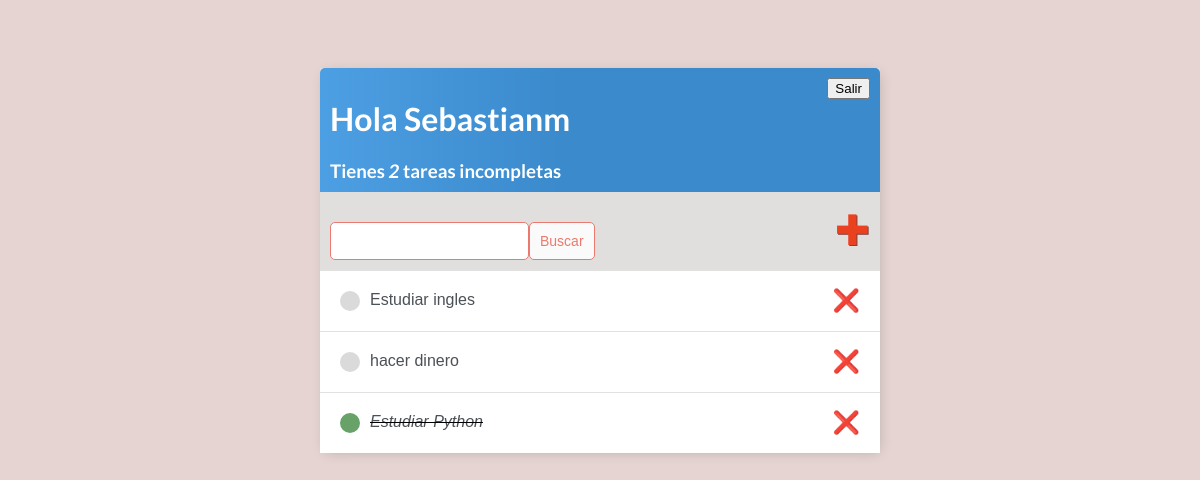
Screenshot of / (signed in) with the database file from the repository.
### base/models.py (models this page shows)
class Tarea(models.Model):
    usuario = models.ForeignKey(User,
                                on_delete= models.CASCADE,
                                null=False,
                                blank=False)
    titulo = models.CharField(max_length=200)
    descripcion = models.TextField(null=False,
                                   blank=False)
    completo = models.BooleanField(default=False)
    Fechacreado = models.DateTimeField(auto_now_add=True)
    def __str__(self):
        return self.titulo
    class Meta:
        ordering = ['completo']

### base/views.py (the view)
# urls.py: urlpatterns = [path('', ListaPendientes.as_view(), name = 'tareas'),
class ListaPendientes(LoginRequiredMixin, ListView):
    model = Tarea
    context_object_name = 'tareas'
    def get_context_data(self,**kwargs):
        context = super().get_context_data(**kwargs)
        context['tareas'] = context['tareas'].filter(usuario=self.request.user)
        context['count'] = context['tareas'].filter(completo=False).count()
        valor_buscado = self.request.GET.get('area-buscar') or ''
        if valor_buscado:
            context['tareas'] = context['tareas'].filter(titulo__icontains=valor_buscado)
        context['valor_buscado'] = valor_buscado
        return context

### base/templates/base/tarea_list.html (shortened to what this page needs)
<!DOCTYPE html>
<html lang="en">
{% extends 'base/principal.html' %}
{% block content %}
<div class="barra-superior">
    <div >
        <h1>Hola {{request.user|title}}</h1>
        <h3 style="margin:0">Tienes <i>{{count}}</i> tarea{{count|pluralize}} incompleta{{count|pluralize}}</h3>
    </div>
    {% if request.user.is_authenticated %}
        <form method="post" action="{% url 'logout' %}">
                <button type="submit">Salir</button>
        </form>
    {% else %}
        <a href="{% url 'login' %}">Ingresar</a>
    {% endif %}
</div>
<head>
</head>
<body>
<div id="envoltorio-agregar-buscar">
    <form method="GET" style="margin-top: 20px; display: flex;">
        <input type="text"  name="area-buscar" value="{{valor_buscado}}">
        <input class="button" type="submit" value="Buscar">
    </form>
    <a id="enlace-agregar" href="{% url 'crear-tarea' %}">&#x271A;</a>
</div>
<div class="envoltorio-items-tarea">
    {% for tarea in tareas %}
    <div class="envoltorio-tarea">
        {% if tarea.completo %}
        <div class="titulo-tarea">
            <div class="icono-tarea-completa"></div>
             <i><s><a href="{% url 'editar-tarea' tarea.id %}">{{tarea}}</a></s></i>
        </div>
        <a class="enlace-eliminar" href="{% url 'eliminar-tarea' tarea.id%}">&#x274C;</a>
        {% else %}
        <div class="titulo-tarea">
            <div class="icono-tarea-incompleta"></div>
             <a href="{% url 'editar-tarea' tarea.id %}">{{tarea}}</a>
        </div>
        <a class="enlace-eliminar" href="{% url 'eliminar-tarea' tarea.id%}">&#x274C;</a>
        {% endif %}
    </div>
    {% empty %}
    <h3>No hay elementos en esta lista</h3>
    {% endfor %}
</div>
</body>
</html>
{% endblock content %}

### base/templates/base/principal.html (style rules this page uses)
body { background-color: #E5D4D1; font-family: 'Abel', sans-serif; padding-top: 60px; }
h1, h2, h3, h4, h5, h6 { font-family: 'Lato', sans-serif; }
a, p { color: #996E66; }
.barra-superior { display: flex; justify-content: space-between; color: #ffffff; padding: 10px; border-radius: 5px 5px 0 0; background: linear-gradient(90deg, #4D9FE3 0%, #3A8ACC 43%, #3A8ACC 100%); }
.envoltorio-tarea { display: flex; align-items: center; justify-content: space-between; padding: 20px; background-color: #ffffff; border-top: 1px solid rgb(225, 225, 225); }
.titulo-tarea { display: flex; }
.titulo-tarea a { text-decoration: none; color: #4B5156; margin-left: 10px; }
.icono-tarea-completa { height: 20px; width: 20px; background-color: rgb(105, 162, 105); border-radius: 50px; }
.icono-tarea-incompleta { height: 20px; width: 20px; background-color: rgb(218, 218, 218); border-radius: 50px; }
.enlace-eliminar { text-decoration: none; font-weight: 900; color: #EA4220; font-size: 22px; line-height: 0; }
#envoltorio-agregar-buscar { display: flex; justify-content: space-between; align-items: center; padding: 10px; }
#enlace-agregar { color: #EA4220; text-decoration: none; font-size: 42px; text-shadow: 1px 1px #81413B; }
input[type=text], input[type=password], textarea { border: 1px solid #EB796F; border-radius: 5px; padding: 10px; width: 90%; }
.button { border: 1px solid #EB796F; background-color: #FAFAFA; color: #EB796F; padding: 10px; font-size: 14px; border-radius: 5px; cursor: pointer; text-decoration: none; }

### rows the page displays
Tarea: titulo "Estudiar ingles"
Tarea: titulo "hacer dinero"
Tarea: titulo "Estudiar Python"

### other values shown
{{ request.user|title }} "Sebastianm"
{{ count }} "2"
